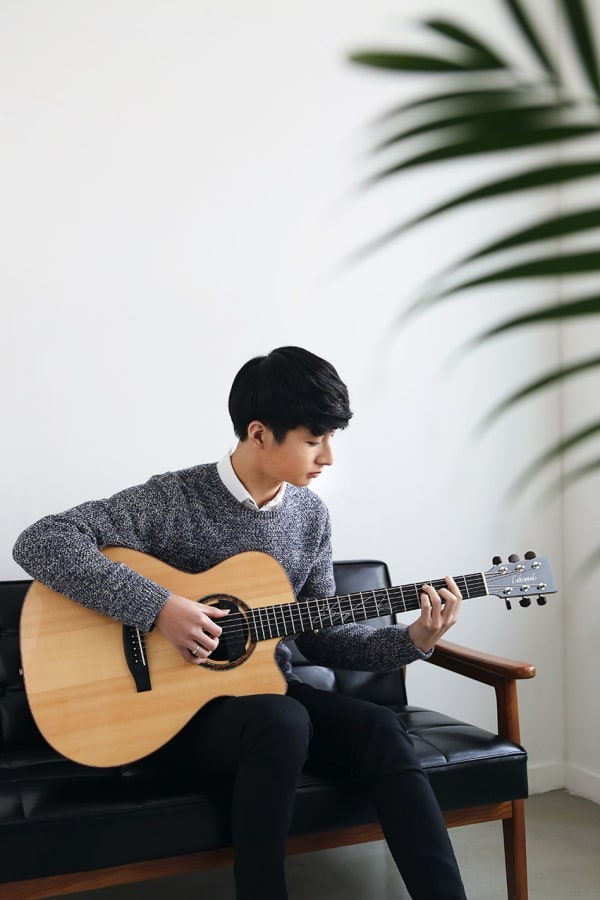
%> input picture deone.jpg, 600 x 900 px
$ octave Deteksi_Tepi.m   (GNU Octave 9; MATLAB toolbox functions it lacks are replaced by stand-ins)
%> lines starting %> are read from the running program, lines starting %| are printed output that depends on the picture; in (x1, y1, x2, y2) boxes, pixels count from 0 and x2, y2 are one past the last pixel; in counts of white or black regions, pixels touching at a corner belong together; the program's own positions count from 1
clc;
clear;


a = imread ('deone.jpg');
%> a is the input picture: size 900x600x3 uint8; mean R, G, B 155.4, 153, 149.7
b = rgb2gray (a);
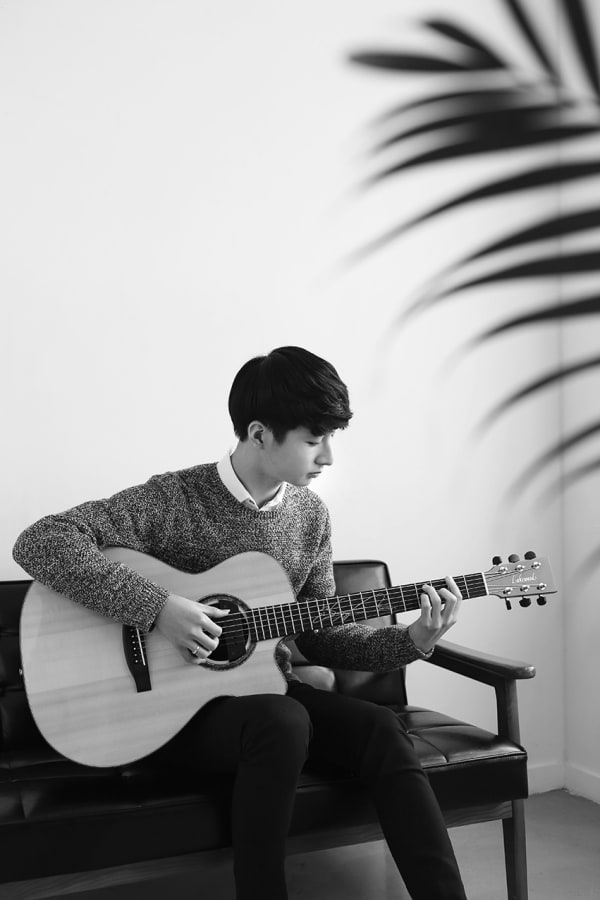
%> b: size 900x600 uint8; min 0, max 255, mean 153.3
figure(1); imshow (b)

% Deteksi Tepi Robert

Trobert = edge (b, 'roberts');
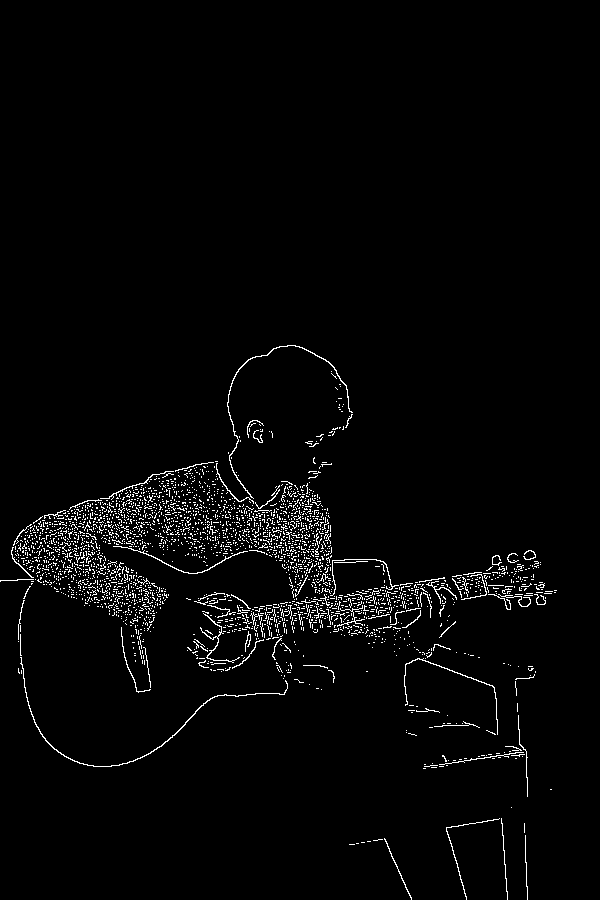
%> Trobert: size 900x600 logical; 2.5% white in thin lines or dots, all inside (x1, y1, x2, y2) = (0, 345, 557, 900)
figure (2); imshow (Trobert)

% Deteksi Tepi sobel
Tsobel = edge (b, 'sobel');
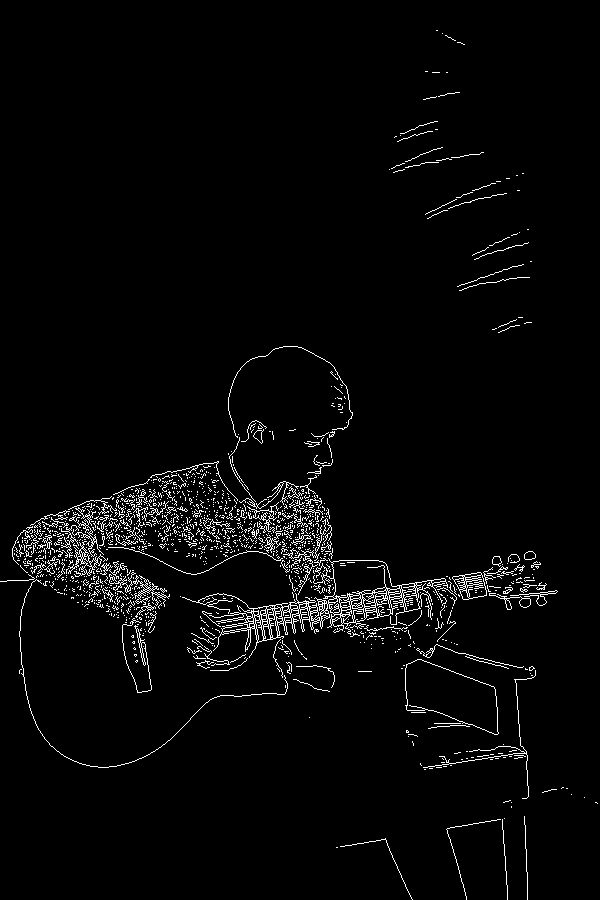
%> Tsobel: size 900x600 logical; 2.9% white in thin lines or dots
figure (3); imshow (Tsobel)

% Deteksi Tepi Prewitt
Tprewit = edge (b, 'prewitt');
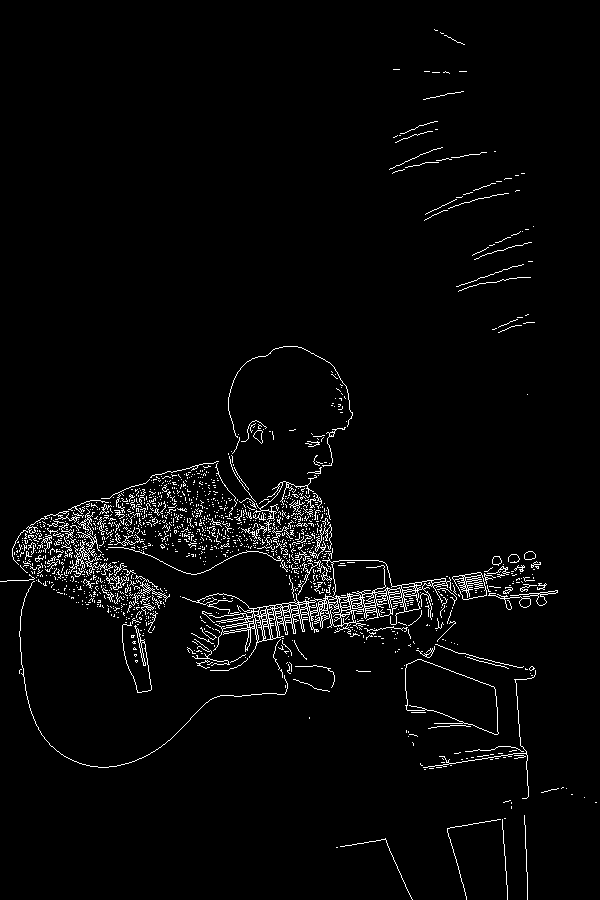
%> Tprewit: size 900x600 logical; 2.9% white in thin lines or dots
figure (4); imshow (Tprewit)

% Deteksi Tepi Log
Tlog = edge (b, 'log');
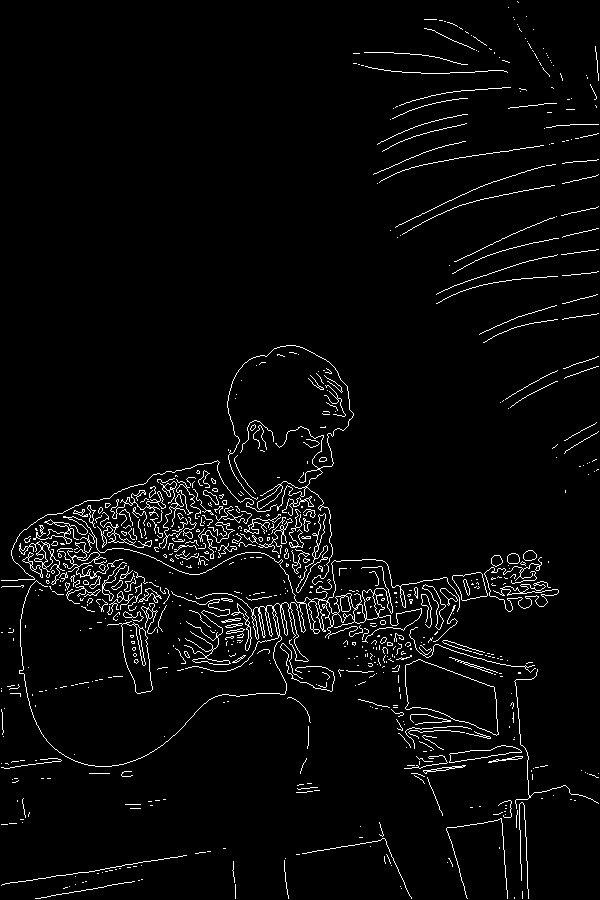
%> Tlog: size 900x600 logical; 3.5% white in thin lines or dots
figure (5); imshow (Tlog)

% Deteksi Tepi Zero Cross
Tzerocross = edge (b, 'zerocross');
figure (6); imshow (Tzerocross)
